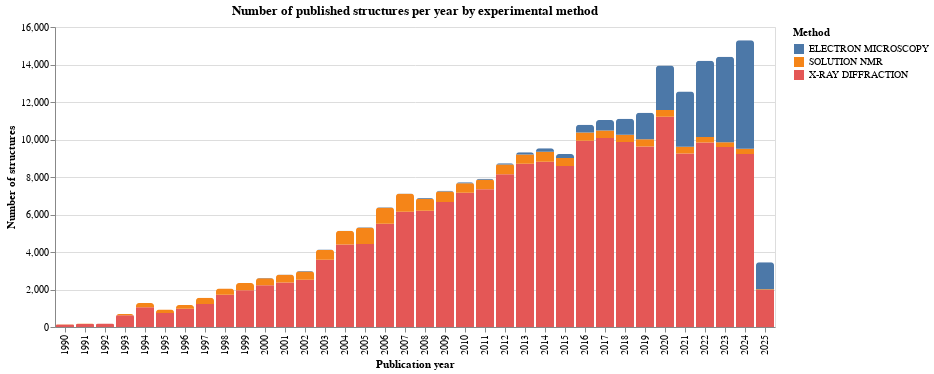

The notebook cell saved with this chart:
### Code cell
# showing plot
yearly_method

### Figure 1 — Vega-Lite specification as saved in the notebook (floating-point values rounded to 4 significant figures)
{"config": {"view": {"continuousWidth": 300, "continuousHeight": 300}}, "data": {"name": "data-5932599cdd5edf7e6162d83a4c3eb198"}, "mark": {"type": "bar", "cornerRadiusTopLeft": 3, "cornerRadiusTopRight": 3}, "encoding": {"color": {"field": "experimentalTechnique", "title": "Method", "type": "nominal"}, "x": {"field": "publicationYear", "title": "Publication year", "type": "ordinal"}, "y": {"field": "countedStructures", "title": "Number of structures", "type": "quantitative"}}, "title": "Number of published structures per year by experimental method", "$schema": "https://vega.github.io/schema/vega-lite/v5.20.1.json", "datasets": {"data-5932599cdd5edf7e6162d83a4c3eb198": [{"experimentalTechnique": "X-RAY DIFFRACTION", "publicationYear": 1990, "countedStructures": 135}, {"experimentalTechnique": "SOLUTION NMR", "publicationYear": 1990, "countedStructures": 7}, {"experimentalTechnique": "ELECTRON MICROSCOPY", "publicationYear": 1990, "countedStructures": 0}, {"experimentalTechnique": "X-RAY DIFFRACTION", "publicationYear": 1991, "countedStructures": 162}, {"experimentalTechnique": "SOLUTION NMR", "publicationYear": 1991, "countedStructures": 23}, {"experimentalTechnique": "ELECTRON MICROSCOPY", "publicationYear": 1991, "countedStructures": 0}, {"experimentalTechnique": "X-RAY DIFFRACTION", "publicationYear": 1992, "countedStructures": 181}, {"experimentalTechnique": "SOLUTION NMR", "publicationYear": 1992, "countedStructures": 11}, {"experimentalTechnique": "ELECTRON MICROSCOPY", "publicationYear": 1992, "countedStructures": 0}, {"experimentalTechnique": "X-RAY DIFFRACTION", "publicationYear": 1993, "countedStructures": 622}, {"experimentalTechnique": "SOLUTION NMR", "publicationYear": 1993, "countedStructures": 74}, {"experimentalTechnique": "ELECTRON MICROSCOPY", "publicationYear": 1993, "countedStructures": 0}, {"experimentalTechnique": "X-RAY DIFFRACTION", "publicationYear": 1994, "countedStructures": 1057}, {"experimentalTechnique": "SOLUTION NMR", "publicationYear": 1994, "countedStructures": 222}, {"experimentalTechnique": "ELECTRON MICROSCOPY", "publicationYear": 1994, "countedStructures": 0}, {"experimentalTechnique": "X-RAY DIFFRACTION", "publicationYear": 1995, "countedStructures": 748}, {"experimentalTechnique": "SOLUTION NMR", "publicationYear": 1995, "countedStructures": 190}, {"experimentalTechnique": "ELECTRON MICROSCOPY", "publicationYear": 1995, "countedStructures": 0}, {"experimentalTechnique": "X-RAY DIFFRACTION", "publicationYear": 1996, "countedStructures": 980}, {"experimentalTechnique": "SOLUTION NMR", "publicationYear": 1996, "countedStructures": 188}, {"experimentalTechnique": "ELECTRON MICROSCOPY", "publicationYear": 1996, "countedStructures": 0}, {"experimentalTechnique": "X-RAY DIFFRACTION", "publicationYear": 1997, "countedStructures": 1233}, {"experimentalTechnique": "SOLUTION NMR", "publicationYear": 1997, "countedStructures": 328}, {"experimentalTechnique": "ELECTRON MICROSCOPY", "publicationYear": 1997, "countedStructures": 1}, {"experimentalTechnique": "X-RAY DIFFRACTION", "publicationYear": 1998, "countedStructures": 1721}, {"experimentalTechnique": "SOLUTION NMR", "publicationYear": 1998, "countedStructures": 331}, {"experimentalTechnique": "ELECTRON MICROSCOPY", "publicationYear": 1998, "countedStructures": 0}, {"experimentalTechnique": "X-RAY DIFFRACTION", "publicationYear": 1999, "countedStructures": 1960}, {"experimentalTechnique": "SOLUTION NMR", "publicationYear": 1999, "countedStructures": 389}, {"experimentalTechnique": "ELECTRON MICROSCOPY", "publicationYear": 1999, "countedStructures": 1}, {"experimentalTechnique": "X-RAY DIFFRACTION", "publicationYear": 2000, "countedStructures": 2231}, {"experimentalTechnique": "SOLUTION NMR", "publicationYear": 2000, "countedStructures": 370}, {"experimentalTechnique": "ELECTRON MICROSCOPY", "publicationYear": 2000, "countedStructures": 11}, {"experimentalTechnique": "X-RAY DIFFRACTION", "publicationYear": 2001, "countedStructures": 2376}, {"experimentalTechnique": "SOLUTION NMR", "publicationYear": 2001, "countedStructures": 413}, {"experimentalTechnique": "ELECTRON MICROSCOPY", "publicationYear": 2001, "countedStructures": 9}, {"experimentalTechnique": "X-RAY DIFFRACTION", "publicationYear": 2002, "countedStructures": 2525}, {"experimentalTechnique": "SOLUTION NMR", "publicationYear": 2002, "countedStructures": 438}, {"experimentalTechnique": "ELECTRON MICROSCOPY", "publicationYear": 2002, "countedStructures": 24}, {"experimentalTechnique": "X-RAY DIFFRACTION", "publicationYear": 2003, "countedStructures": 3584}, {"experimentalTechnique": "SOLUTION NMR", "publicationYear": 2003, "countedStructures": 524}, {"experimentalTechnique": "ELECTRON MICROSCOPY", "publicationYear": 2003, "countedStructures": 29}, {"experimentalTechnique": "X-RAY DIFFRACTION", "publicationYear": 2004, "countedStructures": 4394}, {"experimentalTechnique": "SOLUTION NMR", "publicationYear": 2004, "countedStructures": 727}, {"experimentalTechnique": "ELECTRON MICROSCOPY", "publicationYear": 2004, "countedStructures": 12}, {"experimentalTechnique": "X-RAY DIFFRACTION", "publicationYear": 2005, "countedStructures": 4426}, {"experimentalTechnique": "SOLUTION NMR", "publicationYear": 2005, "countedStructures": 871}, {"experimentalTechnique": "ELECTRON MICROSCOPY", "publicationYear": 2005, "countedStructures": 23}, {"experimentalTechnique": "X-RAY DIFFRACTION", "publicationYear": 2006, "countedStructures": 5506}, {"experimentalTechnique": "SOLUTION NMR", "publicationYear": 2006, "countedStructures": 857}, {"experimentalTechnique": "ELECTRON MICROSCOPY", "publicationYear": 2006, "countedStructures": 26}, {"experimentalTechnique": "X-RAY DIFFRACTION", "publicationYear": 2007, "countedStructures": 6141}, {"experimentalTechnique": "SOLUTION NMR", "publicationYear": 2007, "countedStructures": 962}, {"experimentalTechnique": "ELECTRON MICROSCOPY", "publicationYear": 2007, "countedStructures": 19}, {"experimentalTechnique": "X-RAY DIFFRACTION", "publicationYear": 2008, "countedStructures": 6198}, {"experimentalTechnique": "SOLUTION NMR", "publicationYear": 2008, "countedStructures": 647}, {"experimentalTechnique": "ELECTRON MICROSCOPY", "publicationYear": 2008, "countedStructures": 41}, {"experimentalTechnique": "X-RAY DIFFRACTION", "publicationYear": 2009, "countedStructures": 6662}, {"experimentalTechnique": "SOLUTION NMR", "publicationYear": 2009, "countedStructures": 564}, {"experimentalTechnique": "ELECTRON MICROSCOPY", "publicationYear": 2009, "countedStructures": 40}, {"experimentalTechnique": "X-RAY DIFFRACTION", "publicationYear": 2010, "countedStructures": 7163}, {"experimentalTechnique": "SOLUTION NMR", "publicationYear": 2010, "countedStructures": 510}, {"experimentalTechnique": "ELECTRON MICROSCOPY", "publicationYear": 2010, "countedStructures": 53}, {"experimentalTechnique": "X-RAY DIFFRACTION", "publicationYear": 2011, "countedStructures": 7342}, {"experimentalTechnique": "SOLUTION NMR", "publicationYear": 2011, "countedStructures": 515}, {"experimentalTechnique": "ELECTRON MICROSCOPY", "publicationYear": 2011, "countedStructures": 53}, {"experimentalTechnique": "X-RAY DIFFRACTION", "publicationYear": 2012, "countedStructures": 8144}, {"experimentalTechnique": "SOLUTION NMR", "publicationYear": 2012, "countedStructures": 529}, {"experimentalTechnique": "ELECTRON MICROSCOPY", "publicationYear": 2012, "countedStructures": 65}, {"experimentalTechnique": "X-RAY DIFFRACTION", "publicationYear": 2013, "countedStructures": 8709}, {"experimentalTechnique": "SOLUTION NMR", "publicationYear": 2013, "countedStructures": 494}, {"experimentalTechnique": "ELECTRON MICROSCOPY", "publicationYear": 2013, "countedStructures": 118}, {"experimentalTechnique": "X-RAY DIFFRACTION", "publicationYear": 2014, "countedStructures": 8810}, {"experimentalTechnique": "SOLUTION NMR", "publicationYear": 2014, "countedStructures": 543}, {"experimentalTechnique": "ELECTRON MICROSCOPY", "publicationYear": 2014, "countedStructures": 186}, {"experimentalTechnique": "X-RAY DIFFRACTION", "publicationYear": 2015, "countedStructures": 8591}, {"experimentalTechnique": "SOLUTION NMR", "publicationYear": 2015, "countedStructures": 419}, {"experimentalTechnique": "ELECTRON MICROSCOPY", "publicationYear": 2015, "countedStructures": 213}, {"experimentalTechnique": "X-RAY DIFFRACTION", "publicationYear": 2016, "countedStructures": 9934}, {"experimentalTechnique": "SOLUTION NMR", "publicationYear": 2016, "countedStructures": 446}, {"experimentalTechnique": "ELECTRON MICROSCOPY", "publicationYear": 2016, "countedStructures": 406}, {"experimentalTechnique": "X-RAY DIFFRACTION", "publicationYear": 2017, "countedStructures": 10077}, {"experimentalTechnique": "SOLUTION NMR", "publicationYear": 2017, "countedStructures": 407}, {"experimentalTechnique": "ELECTRON MICROSCOPY", "publicationYear": 2017, "countedStructures": 550}, {"experimentalTechnique": "X-RAY DIFFRACTION", "publicationYear": 2018, "countedStructures": 9870}, {"experimentalTechnique": "SOLUTION NMR", "publicationYear": 2018, "countedStructures": 389}, {"experimentalTechnique": "ELECTRON MICROSCOPY", "publicationYear": 2018, "countedStructures": 844}, {"experimentalTechnique": "X-RAY DIFFRACTION", "publicationYear": 2019, "countedStructures": 9633}, {"experimentalTechnique": "SOLUTION NMR", "publicationYear": 2019, "countedStructures": 379}, {"experimentalTechnique": "ELECTRON MICROSCOPY", "publicationYear": 2019, "countedStructures": 1421}, {"experimentalTechnique": "X-RAY DIFFRACTION", "publicationYear": 2020, "countedStructures": 11211}, {"experimentalTechnique": "SOLUTION NMR", "publicationYear": 2020, "countedStructures": 368}, {"experimentalTechnique": "ELECTRON MICROSCOPY", "publicationYear": 2020, "countedStructures": 2363}, {"experimentalTechnique": "X-RAY DIFFRACTION", "publicationYear": 2021, "countedStructures": 9251}, {"experimentalTechnique": "SOLUTION NMR", "publicationYear": 2021, "countedStructures": 361}, {"experimentalTechnique": "ELECTRON MICROSCOPY", "publicationYear": 2021, "countedStructures": 2947}, {"experimentalTechnique": "X-RAY DIFFRACTION", "publicationYear": 2022, "countedStructures": 9841}, {"experimentalTechnique": "SOLUTION NMR", "publicationYear": 2022, "countedStructures": 296}, {"experimentalTechnique": "ELECTRON MICROSCOPY", "publicationYear": 2022, "countedStructures": 4058}, {"experimentalTechnique": "X-RAY DIFFRACTION", "publicationYear": 2023, "countedStructures": 9600}, {"experimentalTechnique": "SOLUTION NMR", "publicationYear": 2023, "countedStructures": 255}, {"experimentalTechnique": "ELECTRON MICROSCOPY", "publicationYear": 2023, "countedStructures": 4562}, {"experimentalTechnique": "X-RAY DIFFRACTION", "publicationYear": 2024, "countedStructures": 9222}, {"experimentalTechnique": "SOLUTION NMR", "publicationYear": 2024, "countedStructures": 279}, {"experimentalTechnique": "ELECTRON MICROSCOPY", "publicationYear": 2024, "countedStructures": 5788}, {"experimentalTechnique": "X-RAY DIFFRACTION", "publicationYear": 2025, "countedStructures": 1969}, {"experimentalTechnique": "SOLUTION NMR", "publicationYear": 2025, "countedStructures": 49}, {"experimentalTechnique": "ELECTRON MICROSCOPY", "publicationYear": 2025, "countedStructures": 1441}]}}
